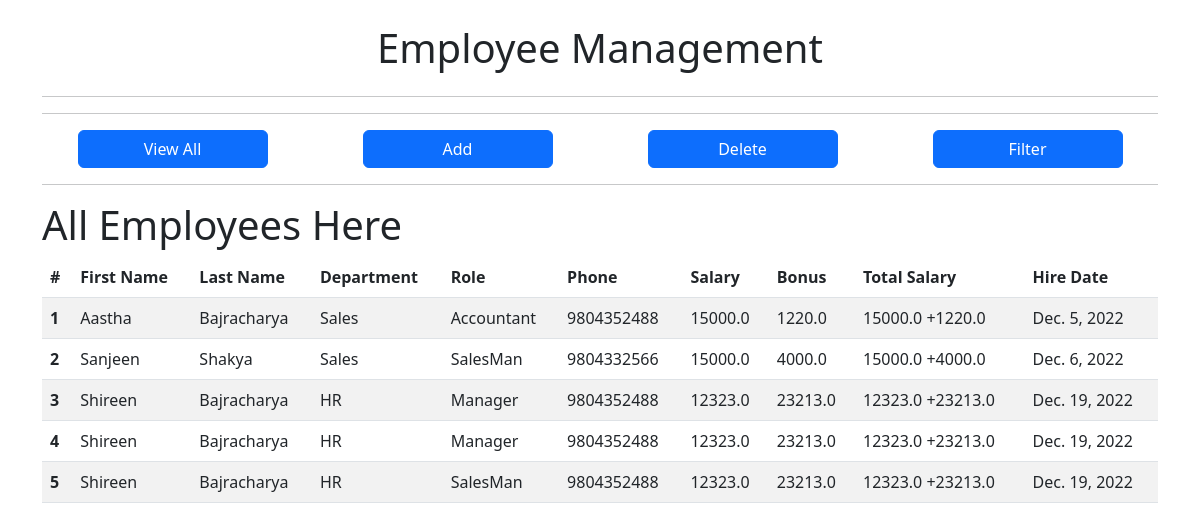
Screenshot of /all with the database file from the repository.
### employee_app/models.py (models this page shows, shortened)
class Employee(models.Model):
    first_name = models.CharField(max_length=50, null=False)
    last_name = models.CharField(max_length=50)
    dept = models.ForeignKey(Department, on_delete=models.CASCADE)
    salary = models.FloatField(default=0.0)
    bonus = models.FloatField(default=0.0)
    role = models.ForeignKey(Role, on_delete=models.CASCADE)
    phone = models.IntegerField()
    hire_date = models.DateField()

class Department(models.Model):
    dept_name = models.CharField(max_length=50, null=False)
    dept_address = models.CharField(max_length=50)

class Role(models.Model):
    role_name = models.CharField(max_length=50, null=False)

### employee_app/views.py (the view)
# urls.py: path('all',views.all,name="all"),
def all(request):
    emps = Employee.objects.all()
    context = {
        'emps': emps,
    }
    return render(request, 'all.html', context)

### employee_app/templates/all.html (shortened to what this page needs)
{% extends 'base.html' %}
{% block body %}
<h1>All Employees Here</h1>
<table class="table table-striped">
    <thead>
      <tr>
        <th scope="col">#</th>
        <th scope="col">First Name</th>
        <th scope="col">Last Name</th>
        <th scope="col">Department</th>
        <th scope="col">Role</th>
        <th scope="col">Phone</th>
        <th scope="col">Salary</th>
        <th scope="col">Bonus</th>
        <th scope="col">Total Salary</th>
        <th scope="col">Hire Date</th>
      </tr>
    </thead>
    <tbody>
        {% for emp in  emps%}
      <tr>
        <th scope="row">{{emp.id}}</th>
        <td scope="col">{{emp.first_name}}</td>
        <td scope="col">{{emp.last_name}}</td>
        <td scope="col">{{emp.dept.dept_name}}</td>
        <td scope="col">{{emp.role.role_name}}</td>
        <td scope="col">{{emp.phone}}</td>
        <td scope="col">{{emp.salary}}</td>
        <td scope="col">{{emp.bonus}}</td>
        <td scope="col">{{emp.salary}} +{{emp.bonus}} </td>
        <td scope="col">{{emp.hire_date}}</td>
      </tr>
      {% endfor %}
    </tbody>
  </table>
{% endblock body %}

### employee_app/templates/base.html (shortened to what this page needs)
<!DOCTYPE html>
<html lang="en">
<head>
    <link href="https://cdn.jsdelivr.net/npm/bootstrap@5.2.3/dist/css/bootstrap.min.css" rel="stylesheet"
>
</head>
<body>
    <div class="container">
        <h1 class="px-3 m-4 text-center">Employee Management</h1>
        <hr>
        <hr>
        <div class="row justify-content-around">
            <a type="button" href="/all" class="btn btn-primary col-md-2">View All</a>
            <a type="button" href="/add" class="btn btn-primary col-md-2">Add </a>
            <a type="button" href="/delete" class="btn btn-primary col-md-2">Delete</a>
            <a type="button" href="/filter" class="btn btn-primary col-md-2">Filter</a>
        </div>
        <hr>
    </div>
    <div class="container">
        {% block body %}{% endblock body %}
    </div>
</body>
</html>

### rows the page displays
Employee: id "1", first_name "Aastha", last_name "Bajracharya", dept.dept_name "Sales", role.role_name "Accountant", phone "9804352488", salary "15000.0", bonus "1220.0", hire_date "Dec. 5, 2022"
Employee: id "2", first_name "Sanjeen", last_name "Shakya", dept.dept_name "Sales", role.role_name "SalesMan", phone "9804332566", salary "15000.0", bonus "4000.0", hire_date "Dec. 6, 2022"
Employee: id "3", first_name "Shireen", last_name "Bajracharya", dept.dept_name "HR", role.role_name "Manager", phone "9804352488", salary "12323.0", bonus "23213.0", hire_date "Dec. 19, 2022"
Employee: id "4", first_name "Shireen", last_name "Bajracharya", dept.dept_name "HR", role.role_name "Manager", phone "9804352488", salary "12323.0", bonus "23213.0", hire_date "Dec. 19, 2022"
Employee: id "5", first_name "Shireen", last_name "Bajracharya", dept.dept_name "HR", role.role_name "SalesMan", phone "9804352488", salary "12323.0", bonus "23213.0", hire_date "Dec. 19, 2022"
